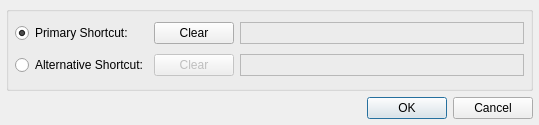
<ui version="4.0" >
 <class>ShortcutDialog</class>
 <widget class="QDialog" name="ShortcutDialog" >
  <property name="geometry" >
   <rect>
    <x>0</x>
    <y>0</y>
    <width>539</width>
    <height>125</height>
   </rect>
  </property>
  <property name="windowTitle" >
   <string>Edit Shortcut</string>
  </property>
  <property name="whatsThis" >
   <string>Press your shortcut keys and select OK</string>
  </property>
  <layout class="QVBoxLayout" >
   <item>
    <widget class="QGroupBox" name="shortcutsGroup" >
     <property name="title" >
      <string/>
     </property>
     <layout class="QGridLayout" >
      <item row="1" column="0" >
       <widget class="QRadioButton" name="alternateButton" >
        <property name="focusPolicy" >
         <enum>Qt::NoFocus</enum>
        </property>
        <property name="toolTip" >
         <string>Select to change the alternative keyboard shortcut</string>
        </property>
        <property name="text" >
         <string>Alternative Shortcut:</string>
        </property>
       </widget>
      </item>
      <item row="0" column="1" >
       <widget class="QPushButton" name="primaryClearButton" >
        <property name="focusPolicy" >
         <enum>Qt::NoFocus</enum>
        </property>
        <property name="toolTip" >
         <string>Press to clear the key sequence buffer.</string>
        </property>
        <property name="text" >
         <string>Clear</string>
        </property>
       </widget>
      </item>
      <item row="1" column="2" >
       <widget class="QLabel" name="alternateKeyLabel" >
        <property name="sizePolicy" >
         <sizepolicy vsizetype="Preferred" hsizetype="Expanding" >
          <horstretch>0</horstretch>
          <verstretch>0</verstretch>
         </sizepolicy>
        </property>
        <property name="toolTip" >
         <string/>
        </property>
        <property name="frameShape" >
         <enum>QFrame::StyledPanel</enum>
        </property>
        <property name="frameShadow" >
         <enum>QFrame::Sunken</enum>
        </property>
        <property name="text" >
         <string/>
        </property>
       </widget>
      </item>
      <item row="0" column="2" >
       <widget class="QLabel" name="keyLabel" >
        <property name="sizePolicy" >
         <sizepolicy vsizetype="Preferred" hsizetype="Expanding" >
          <horstretch>0</horstretch>
          <verstretch>0</verstretch>
         </sizepolicy>
        </property>
        <property name="toolTip" >
         <string/>
        </property>
        <property name="frameShape" >
         <enum>QFrame::StyledPanel</enum>
        </property>
        <property name="frameShadow" >
         <enum>QFrame::Sunken</enum>
        </property>
        <property name="text" >
         <string/>
        </property>
       </widget>
      </item>
      <item row="0" column="0" >
       <widget class="QRadioButton" name="primaryButton" >
        <property name="focusPolicy" >
         <enum>Qt::NoFocus</enum>
        </property>
        <property name="toolTip" >
         <string>Select to change the primary keyboard shortcut</string>
        </property>
        <property name="text" >
         <string>Primary Shortcut:</string>
        </property>
        <property name="checked" >
         <bool>true</bool>
        </property>
       </widget>
      </item>
      <item row="1" column="1" >
       <widget class="QPushButton" name="alternateClearButton" >
        <property name="enabled" >
         <bool>false</bool>
        </property>
        <property name="focusPolicy" >
         <enum>Qt::NoFocus</enum>
        </property>
        <property name="toolTip" >
         <string>Press to clear the key sequence buffer.</string>
        </property>
        <property name="text" >
         <string>Clear</string>
        </property>
       </widget>
      </item>
     </layout>
    </widget>
   </item>
   <item>
    <widget class="QDialogButtonBox" name="buttonBox" >
     <property name="orientation" >
      <enum>Qt::Horizontal</enum>
     </property>
     <property name="standardButtons" >
      <set>QDialogButtonBox::Cancel|QDialogButtonBox::Ok</set>
     </property>
    </widget>
   </item>
  </layout>
 </widget>
 <layoutdefault spacing="6" margin="6" />
 <pixmapfunction>qPixmapFromMimeSource</pixmapfunction>
 <resources/>
 <connections>
  <connection>
   <sender>primaryButton</sender>
   <signal>toggled(bool)</signal>
   <receiver>primaryClearButton</receiver>
   <slot>setEnabled(bool)</slot>
   <hints>
    <hint type="sourcelabel" >
     <x>80</x>
     <y>23</y>
    </hint>
    <hint type="destinationlabel" >
     <x>178</x>
     <y>24</y>
    </hint>
   </hints>
  </connection>
  <connection>
   <sender>alternateButton</sender>
   <signal>toggled(bool)</signal>
   <receiver>alternateClearButton</receiver>
   <slot>setEnabled(bool)</slot>
   <hints>
    <hint type="sourcelabel" >
     <x>98</x>
     <y>56</y>
    </hint>
    <hint type="destinationlabel" >
     <x>247</x>
     <y>66</y>
    </hint>
   </hints>
  </connection>
  <connection>
   <sender>buttonBox</sender>
   <signal>rejected()</signal>
   <receiver>ShortcutDialog</receiver>
   <slot>reject()</slot>
   <hints>
    <hint type="sourcelabel" >
     <x>92</x>
     <y>96</y>
    </hint>
    <hint type="destinationlabel" >
     <x>100</x>
     <y>117</y>
    </hint>
   </hints>
  </connection>
 </connections>
</ui>
